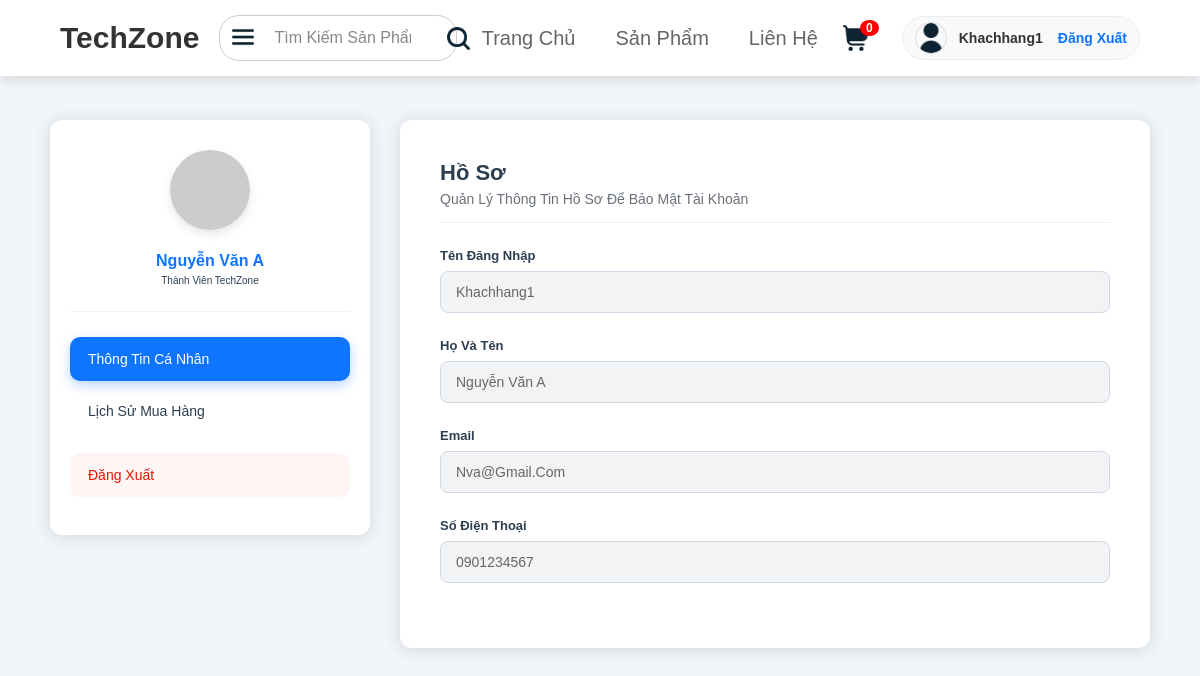
Screenshot of /End-user/thongtintaikhoan.php (signed in) with the database file from the repository.
### tables this page shows
CREATE TABLE `taikhoan` (
  `MaTK` int(11) NOT NULL,
  `Username` varchar(50) NOT NULL,
  `Password` varchar(255) NOT NULL,
  `HoTen` varchar(100) NOT NULL,
  `Email` varchar(100) NOT NULL,
  `Avatar` varchar(255) DEFAULT NULL,
  `SoDienThoai` varchar(20) NOT NULL,
  `VaiTro` tinyint(1) DEFAULT 0 COMMENT '0: Khách hàng, 1: Admin',
  `TrangThai` tinyint(1) DEFAULT 1 COMMENT '0: Bị khóa, 1: Hoạt động'
);

### End-user/thongtintaikhoan.php (the view, shortened to what this page needs)
<?php
include 'connect.php';
$user_session = $_SESSION['user'];
$sql_user = "SELECT * FROM taikhoan WHERE Email='$user_session' OR Username='$user_session' LIMIT 1";
$res_user = mysqli_query($conn, $sql_user);
$userInfo = mysqli_fetch_assoc($res_user);
$activeTab = isset($_GET['tab']) ? $_GET['tab'] : 'profile';
?>
<!DOCTYPE html>
<html lang="vi">
<head>
    <link rel="stylesheet" href="trangthongtinsanpham.css">
    <link rel="stylesheet" href="thongtintaikhoan.css">
</head>
<body>
<?php include 'header.php'; ?>
<div class="wrapper">
    <div class="sidebar">
        <div class="user-card">
            <img src="https://ui-avatars.com/api/?name=<?php echo urlencode($userInfo['HoTen']); ?>&background=0f75ff&color=fff&size=80" alt="Avatar" style="border-radius: 50%;">
            <h3><?php echo htmlspecialchars($userInfo['HoTen']); ?></h3>
            <p>Thành viên TechZone</p>
        </div>
        <ul>
            <li><a id="nav-profile" class="<?php echo ($activeTab == 'profile') ? 'active' : ''; ?>" onclick="switchTab('profile')">Thông tin cá nhân</a></li>
            <li><a id="nav-history" class="<?php echo ($activeTab == 'history') ? 'active' : ''; ?>" onclick="switchTab('history')">Lịch sử mua hàng</a></li>
            <li><a href="xuly_dangxuat.php" style="color: #e81500; background: #fff5f5; margin-top: 20px;">Đăng xuất</a></li>
        </ul>
    </div>
    <div class="content">
        <div id="tab-profile" class="tab-pane <?php echo ($activeTab == 'profile') ? 'active' : ''; ?>">
            <h2>Hồ Sơ</h2>
            <p>Quản lý thông tin hồ sơ để bảo mật tài khoản</p>
            <form>
                <div class="profile-group">
                    <label>Tên đăng nhập</label>
                    <input type="text" value="<?php echo htmlspecialchars($userInfo['Username']); ?>" readonly>
                </div>
                <div class="profile-group">
                    <label>Họ và Tên</label>
                    <input type="text" value="<?php echo htmlspecialchars($userInfo['HoTen']); ?>" readonly>
                </div>
                <div class="profile-group">
                    <label>Email</label>
                    <input type="text" value="<?php echo htmlspecialchars($userInfo['Email']); ?>" readonly>
                </div>
                <div class="profile-group">
                    <label>Số điện thoại</label>
                    <input type="text" value="<?php echo htmlspecialchars($userInfo['SoDienThoai']); ?>" readonly>
                </div>
            </form>
        </div>
    </div>
</div>
</body>
</html>

### End-user/trangthongtinsanpham.css (style rules this page uses)
:root { --black:#000; }
* { margin:0; padding:0; box-sizing:border-box; font-family:Arial, Helvetica, sans-serif; text-decoration:none; transition:0.2s; }
html { font-size:62.5%; scroll-behavior:smooth; overflow-x:hidden; }

### End-user/thongtintaikhoan.css (style rules this page uses)
:root { --primary: #0f75ff; --primary-light: rgba(15, 117, 255, 0.1); --bg: #f2f5f9; --text-main: #2c3e50; --text-muted: #69707a; --white: #ffffff; --danger: #e81500; --success: #00ac69; --warning: #f4a100; --info: #00cfd5; --shadow: 0 0.15rem 1.75rem 0 rgba(33, 40, 50, 0.15); --radius: 12px; }
body { background-color: var(--bg); color: var(--text-main); margin: 0; padding: 0; }
.wrapper { max-width: 1140px; margin: 120px auto 60px; display: grid; grid-template-columns: 320px 1fr; gap: 30px; padding: 0 20px; }
.sidebar { background: var(--white); padding: 30px 20px; border-radius: var(--radius); box-shadow: var(--shadow); height: fit-content; }
.sidebar .user-card { text-align: center; margin-bottom: 25px; padding-bottom: 25px; border-bottom: 1px solid #edf2f9; }
.sidebar .user-card img { box-shadow: 0 4px 10px rgba(0,0,0,0.1); margin-bottom: 10px; }
.sidebar .user-card h3 { margin: 10px 0 5px; font-size: 1.6rem; color: var(--primary); }
.sidebar ul { list-style: none; padding: 0; }
.sidebar ul li a { display: flex; align-items: center; padding: 14px 18px; text-decoration: none; color: var(--text-main); border-radius: 10px; margin-bottom: 8px; font-size: 1.4rem; font-weight: 500; cursor: pointer; transition: all 0.2s ease; }
.sidebar ul li a.active { background-color: var(--primary); color: var(--white); box-shadow: 0 4px 12px rgba(15, 117, 255, 0.3); }
.tab-pane { display: none; animation: fadeIn 0.4s ease; }
.tab-pane.active { display: block; }
.content { background: var(--white); padding: 40px; border-radius: var(--radius); box-shadow: var(--shadow); }
.tab-pane h2 { font-size: 2.2rem; margin-bottom: 5px; color: var(--text-main); }
.tab-pane p { font-size: 1.4rem; color: var(--text-muted); margin-bottom: 25px; padding-bottom: 15px; border-bottom: 1px solid #edf2f9; }
.profile-group { margin-bottom: 25px; }
.profile-group label { display: block; font-size: 1.3rem; font-weight: bold; color: var(--text-main); margin-bottom: 8px; }
.profile-group input { width: 100%; padding: 12px 15px; border: 1px solid #d1d9e6; border-radius: 8px; font-size: 1.4rem; }
.profile-group input[readonly] { background-color: #f1f3f5; color: #666; cursor: default; }

### End-user/style.css (style rules this page uses)
:root { --black:#000; }
* { margin:0; padding: 0; box-sizing: border-box; font-family: Arial, Helvetica, sans-serif; outline: none; border: none; text-decoration: none; text-transform:capitalize; transform: .2s linear; }
html { font-size: 62.5%; scroll-behavior:smooth ; scroll-padding-top: 6rem; overflow-x: hidden; }

### rows the page displays
taikhoan: HoTen "Nguyễn Văn A", Username "khachhang1", Email "nva@gmail.com", SoDienThoai "0901234567"

### other values shown
$_SESSION['user'] "Khachhang1"
